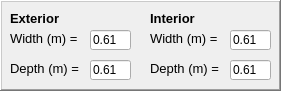
      <widget class="QFrame" name="ColsSection">
       <property name="geometry">
        <rect>
         <x>0</x>
         <y>40</y>
         <width>281</width>
         <height>91</height>
        </rect>
       </property>
       <property name="frameShape">
        <enum>QFrame::WinPanel</enum>
       </property>
       <property name="frameShadow">
        <enum>QFrame::Raised</enum>
       </property>
       <property name="lineWidth">
        <number>1</number>
       </property>
       <property name="midLineWidth">
        <number>1</number>
       </property>
       <widget class="QLabel" name="label_2">
        <property name="geometry">
         <rect>
          <x>10</x>
          <y>30</y>
          <width>71</width>
          <height>16</height>
         </rect>
        </property>
        <property name="font">
         <font>
          <family>Arial</family>
          <pointsize>10</pointsize>
          <weight>50</weight>
          <italic>false</italic>
          <bold>false</bold>
         </font>
        </property>
        <property name="text">
         <string>Width (m) =</string>
        </property>
       </widget>
       <widget class="QLineEdit" name="BCole">
        <property name="geometry">
         <rect>
          <x>90</x>
          <y>30</y>
          <width>41</width>
          <height>20</height>
         </rect>
        </property>
        <property name="focusPolicy">
         <enum>Qt::StrongFocus</enum>
        </property>
        <property name="contextMenuPolicy">
         <enum>Qt::ActionsContextMenu</enum>
        </property>
        <property name="text">
         <string>0.61</string>
        </property>
        <property name="placeholderText">
         <string>0.4</string>
        </property>
       </widget>
       <widget class="QLabel" name="label_3">
        <property name="geometry">
         <rect>
          <x>10</x>
          <y>10</y>
          <width>101</width>
          <height>16</height>
         </rect>
        </property>
        <property name="font">
         <font>
          <pointsize>10</pointsize>
          <weight>75</weight>
          <italic>false</italic>
          <bold>true</bold>
         </font>
        </property>
        <property name="text">
         <string>Exterior</string>
        </property>
       </widget>
       <widget class="QLabel" name="label_4">
        <property name="geometry">
         <rect>
          <x>150</x>
          <y>10</y>
          <width>71</width>
          <height>16</height>
         </rect>
        </property>
        <property name="font">
         <font>
          <pointsize>10</pointsize>
          <weight>75</weight>
          <italic>false</italic>
          <bold>true</bold>
         </font>
        </property>
        <property name="text">
         <string>Interior</string>
        </property>
       </widget>
       <widget class="QLabel" name="label_5">
        <property name="geometry">
         <rect>
          <x>10</x>
          <y>60</y>
          <width>71</width>
          <height>16</height>
         </rect>
        </property>
        <property name="font">
         <font>
          <family>Arial</family>
          <pointsize>10</pointsize>
          <weight>50</weight>
          <italic>false</italic>
          <bold>false</bold>
         </font>
        </property>
        <property name="text">
         <string>Depth (m) =</string>
        </property>
       </widget>
       <widget class="QLineEdit" name="HCole">
        <property name="geometry">
         <rect>
          <x>90</x>
          <y>60</y>
          <width>41</width>
          <height>20</height>
         </rect>
        </property>
        <property name="text">
         <string>0.61</string>
        </property>
        <property name="placeholderText">
         <string>0.5</string>
        </property>
       </widget>
       <widget class="QLineEdit" name="HColi">
        <property name="geometry">
         <rect>
          <x>230</x>
          <y>60</y>
          <width>41</width>
          <height>20</height>
         </rect>
        </property>
        <property name="text">
         <string>0.61</string>
        </property>
        <property name="placeholderText">
         <string>0.5</string>
        </property>
       </widget>
       <widget class="QLabel" name="label_6">
        <property name="geometry">
         <rect>
          <x>150</x>
          <y>30</y>
          <width>71</width>
          <height>16</height>
         </rect>
        </property>
        <property name="font">
         <font>
          <family>Arial</family>
          <pointsize>10</pointsize>
          <weight>50</weight>
          <italic>false</italic>
          <bold>false</bold>
         </font>
        </property>
        <property name="text">
         <string>Width (m) =</string>
        </property>
       </widget>
       <widget class="QLineEdit" name="BColi">
        <property name="geometry">
         <rect>
          <x>230</x>
          <y>30</y>
          <width>41</width>
          <height>20</height>
         </rect>
        </property>
        <property name="text">
         <string>0.61</string>
        </property>
        <property name="placeholderText">
         <string>0.4</string>
        </property>
       </widget>
       <widget class="QLabel" name="label_7">
        <property name="geometry">
         <rect>
          <x>150</x>
          <y>60</y>
          <width>71</width>
          <height>16</height>
         </rect>
        </property>
        <property name="font">
         <font>
          <family>Arial</family>
          <pointsize>10</pointsize>
          <weight>50</weight>
          <italic>false</italic>
          <bold>false</bold>
         </font>
        </property>
        <property name="text">
         <string>Depth (m) =</string>
        </property>
       </widget>
      </widget>
